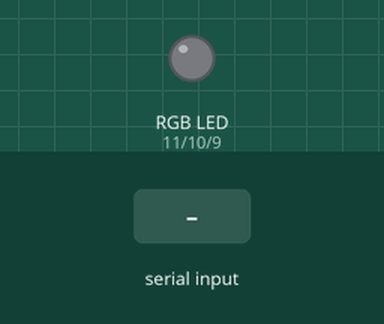
A sketch run on a simulated Arduino Uno, built with avr-gcc and run on an emulated ATmega328P. Parts: an RGB LED mixed from three pins (HIGH = lit). Inputs (shaded band) come from the test bench. Dim RGB values are drawn brighter than linear.

Above: at 1.2 s.
1.3 s: byte 30 received over Serial
At 1.8 s:
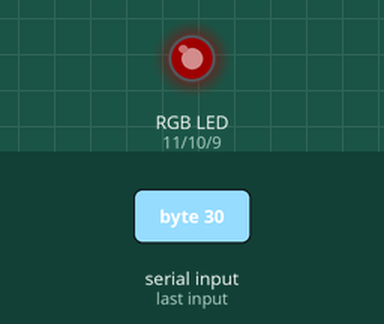
2.8 s: byte 90 received over Serial
At 4.0 s:
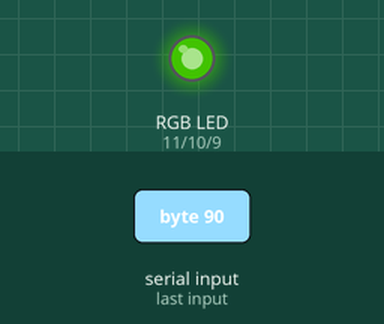
4.3 s: byte 120 received over Serial
At 5.3 s:
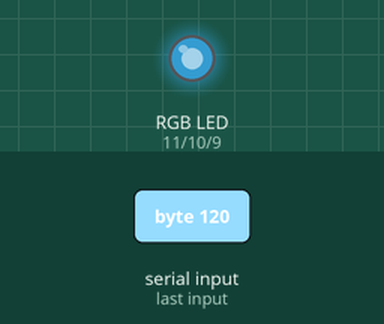
5.8 s: byte 90 received over Serial
At 6.4 s:
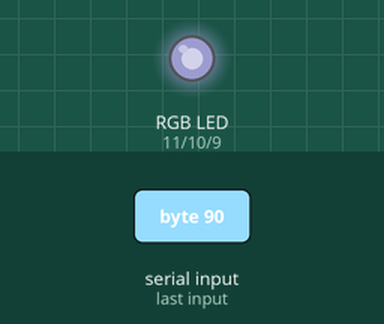
7.3 s: byte 30 received over Serial
At 7.6 s:
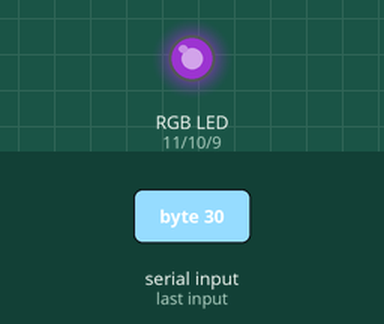
Timing chart, 0 to 9.8 s (numbered marks = the images above; inputs shaded):
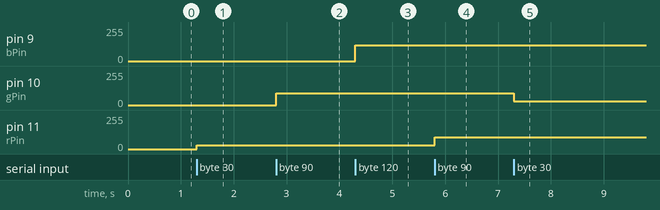

Measured:
- after the input at 1.3 s, pin 11 (rPin): 0/255 → 30/255 at once
- after the input at 2.8 s, pin 10 (gPin): 0/255 → 90/255 at once
- after the input at 4.3 s, pin 9 (bPin): 0/255 → 120/255 at once
- after the input at 5.8 s, pin 11 (rPin): 30/255 → 90/255 at once
- after the input at 7.3 s, pin 10 (gPin): 90/255 → 30/255 at once

The sketch:

mallari_rgb_arduino.ino
```cpp
// PINS WHERE THE RGB MODULE IS CONNECTED
int rPin= 11;
int gPin = 10;
int bPin = 9;

// USED TO RECEIVE THE VALUE OF THE RGB COLOR
int currentValue = 0;
int rgb[] = {0,0,0};

void setup() {
  // SETS THE pinMode OF THE PINS TO OUTPUT
  pinMode(rPin, OUTPUT);
  pinMode(gPin, OUTPUT);
  pinMode(bPin, OUTPUT);
  Serial.begin(9600); // Start serial communication at 9600 bps
}

void loop() {
  // READS THE VALUE OF THE RGB COLOR
  // FROM THE SERIAL PORT ONE BY ONE
  if(Serial.available()){
    int incomingValue = Serial.read();

    rgb[currentValue] = incomingValue;

    currentValue++;

    // IF THE CURRENT VALUE IS BEYOND THE
    // LENGTH OF THE ARRAY (3, R G B), IT RESETS
    if(currentValue > 2){
      currentValue = 0;
    }
  }

  // CHANGE THE COLOR OF THE RGB MODULE USING THE FUNCTION
  colorize(rgb[0], rgb[1], rgb[2]);
}

// FUNCTION TO CHANGE THE COLOR OF THE RGB MODULE
void colorize(int rValue, int gValue, int bValue)
 {
  analogWrite(rPin, rValue);
  analogWrite(gPin, gValue);
  analogWrite(bPin, bValue);
}
```
